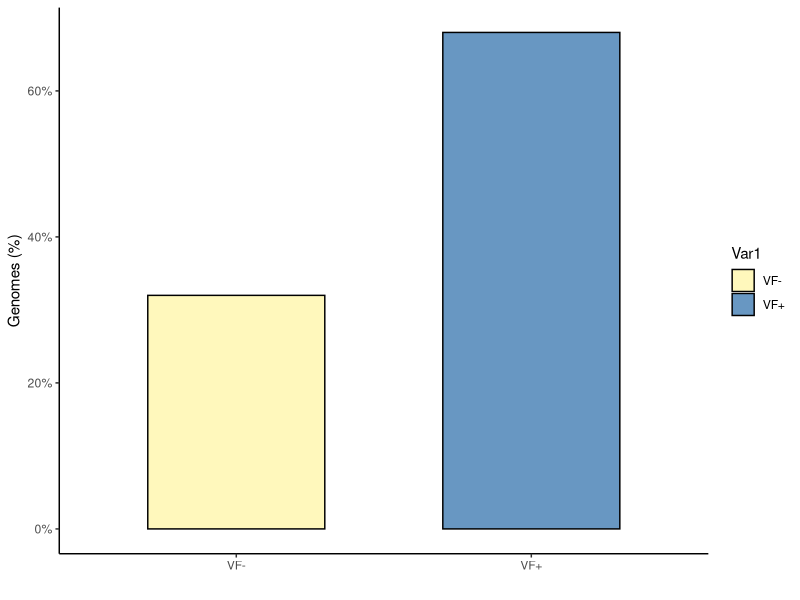
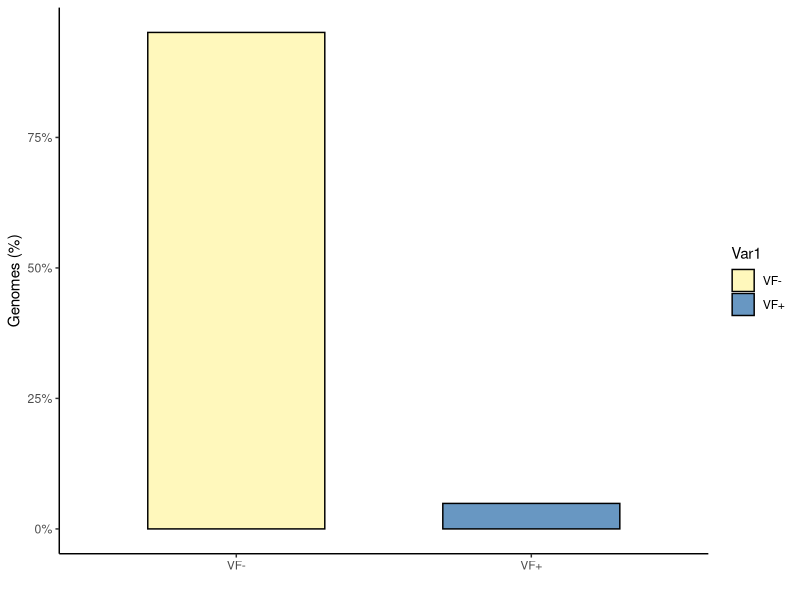
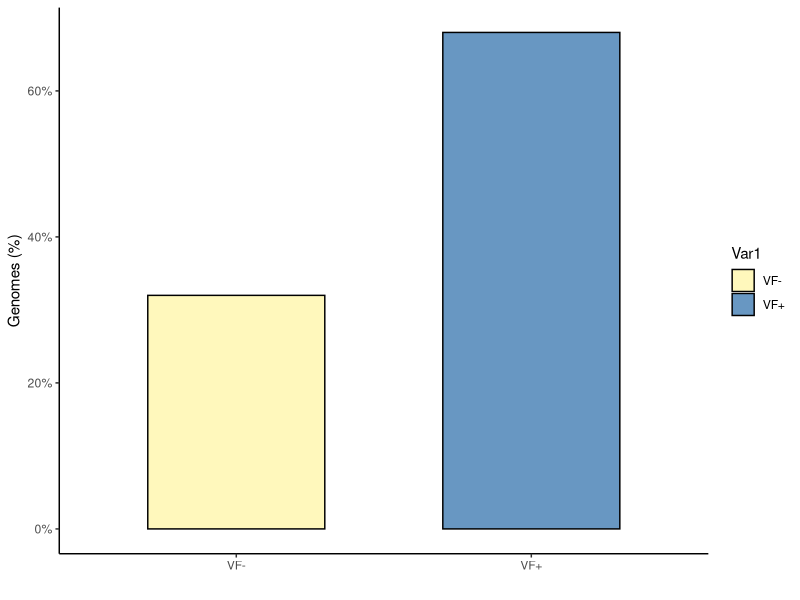
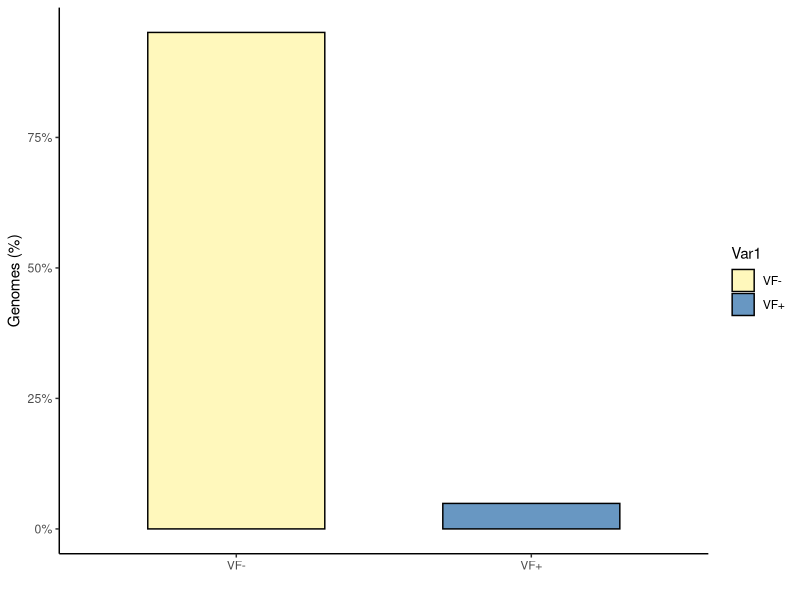

These figures' R source, in order:

library(readxl)
library(dplyr)
library(data.table)
library(ggplot2)


# NCLDV ======================================

# genome list -------------------
GenomeList <- read_excel("../_data/TableS.xlsx", sheet = 1, skip = 2)
GenomeList <- GenomeList[1:1416,]

# VF list ---------------------
VFlist <- read_excel("../_data/TableS.xlsx",sheet = 10, skip = 2)
VFlist[1,3:13]
colnames(VFlist)[3:13] <- as.character(VFlist[1,3:13])
VFlist <- VFlist[-1,]

all( VFlist$`Sequence ID` %in% GenomeList$`Sequence ID a` )

GenomeList$VF <- 
  sapply(GenomeList$`Sequence ID a`,
         function(x) if(x %in% VFlist$`Sequence ID`) "VF+" else "VF-")

plotDat_ncldv <- 
  table(GenomeList$VF) %>%
  as.data.frame() %>%
  mutate(totalN = sum(Freq)) %>%
  mutate(perc = Freq/totalN)

ggplot(plotDat_ncldv) +
  geom_col(aes(x=Var1, y=perc, fill=Var1), width = 0.6, color="black") +
  scale_fill_manual(values = c("#FFF8BC","#6897C2")) +
  scale_y_continuous(labels = scales::percent) +
  theme_classic() +
  ylab("Genomes (%)") + xlab("")
ggsave("Fig6A.VF_GenomePerc_NCLDV.pdf", width = 3, height = 2.2)




# phage ================================================


# genome list -------------------
GenomeList <- read_excel("../_data/TableS.xlsx", sheet = 2,   skip = 2)
GenomeList <- GenomeList[1:40277,]

# VF list ---------------------
VFlist <- read_excel("../_data/TableS.xlsx", sheet = 11, skip = 2)
VFlist[1,3:13]
colnames(VFlist)[3:13] <- as.character(VFlist[1,3:13])
VFlist <- VFlist[-1,]


all( VFlist$`Sequence ID` %in% GenomeList$`Sequence ID a` )

GenomeList$VF <- 
  sapply(GenomeList$`Sequence ID a`,
         function(x) if(x %in% VFlist$`Sequence ID`) "VF+" else "VF-")

plotDat_phage <- 
  table(GenomeList$VF) %>%
  as.data.frame() %>%
  mutate(totalN = sum(Freq)) %>%
  mutate(perc = Freq/totalN)


ggplot(plotDat_phage) +
  geom_col(aes(x=Var1, y=perc, fill=Var1), width = 0.6, color="black") +
  scale_fill_manual(values = c("#FFF8BC","#6897C2")) +
  scale_y_continuous(labels = scales::percent) +
  theme_classic() +
  ylab("Genomes (%)") + xlab("")
ggsave("Fig6E.VF_GenomePerc_phage.pdf",device = "pdf", width = 3, height = 2.2)
